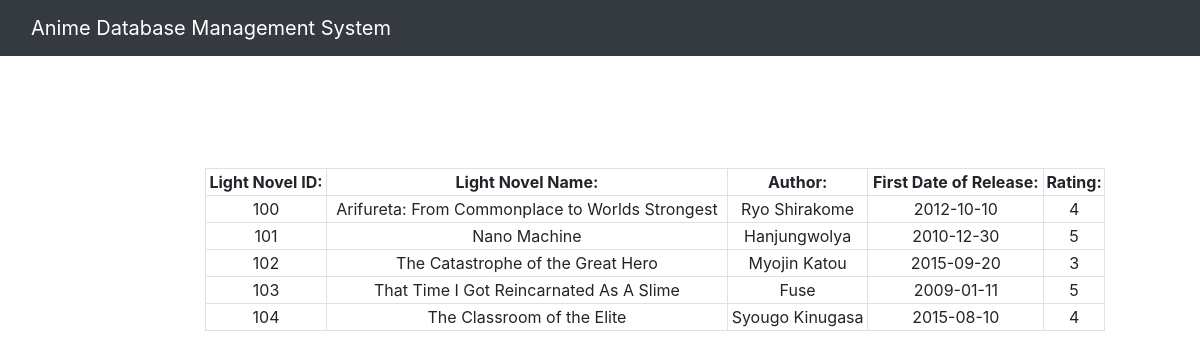
The app's page /lightnovel.php with its own data.
### tables this page shows
create table light_novel(lnid int(11) primary key,lnname varchar(50),dor date not null,author varchar(20) not null, ratings int not null);

### lightnovel.php (the view, shortened to what this page needs)
<?php
		$connection = mysqli_connect("localhost","root","");
		$query = "select * from light_novel";
		?>
<!DOCTYPE html>
<html>
<head>
	<link rel="stylesheet" type="text/css" href="bootstrap-4.4.1/css/bootstrap.min.css">
  	</head>
<body>
	<nav class="navbar navbar-expand-lg navbar-dark bg-dark">
		<div class="container-fluid">
			<div class="navbar-header">
				<a class="navbar-brand" href="index.php">Anime Database Management System</a>
			</div>
		</div>
	</nav><br>
	<span><marquee style="background-image: url('img/bg.png'); color: #ffffff; height:40px;">This is our Light Novel database.</marquee></span><br><br>
	<div class="row">
	<div class="col-md-2"></div>
	<div class="col-md-8">
		<form>
			<table class="table-bordered" width="900px" style="text-align: center">
				<tr>
					<th>Light Novel ID:</th>
					<th>Light Novel Name:</th>
					<th>Author:</th>
					<th>First Date of Release:</th>
					<th>Rating:</th>
				</tr>
				<?php
					$query_run = mysqli_query($connection,$query);
					while($row = mysqli_fetch_assoc($query_run)){
						$ln_id = $row['lnid'];
						$lnname = $row['lnname'];
						$author = $row['author'];
						$dor = $row['dor'];
						$ratings = $row['ratings']
				?>
						<tr>
							<td><?php echo $ln_id;?></td>
							<td><?php echo $lnname;?></td>
							<td><?php echo $author;?></td>
							<td><?php echo $dor;?></td>
							<td><?php echo $ratings;?></td>
						</tr>
						<?php
					}
				?>
			</table>
		</form>
	</div>
	<div class="col-md-2"></div>
</div><br><br>
</body>
</html>

### records on screen
light_novel: lnid "100", lnname "Arifureta: From Commonplace to Worlds Strongest", author "Ryo Shirakome", dor "2012-10-10", ratings "4"
light_novel: lnid "101", lnname "Nano Machine", author "Hanjungwolya", dor "2010-12-30", ratings "5"
light_novel: lnid "102", lnname "The Catastrophe of the Great Hero", author "Myojin Katou", dor "2015-09-20", ratings "3"
light_novel: lnid "103", lnname "That Time I Got Reincarnated As A Slime", author "Fuse", dor "2009-01-11", ratings "5"
light_novel: lnid "104", lnname "The Classroom of the Elite", author "Syougo Kinugasa", dor "2015-08-10", ratings "4"
